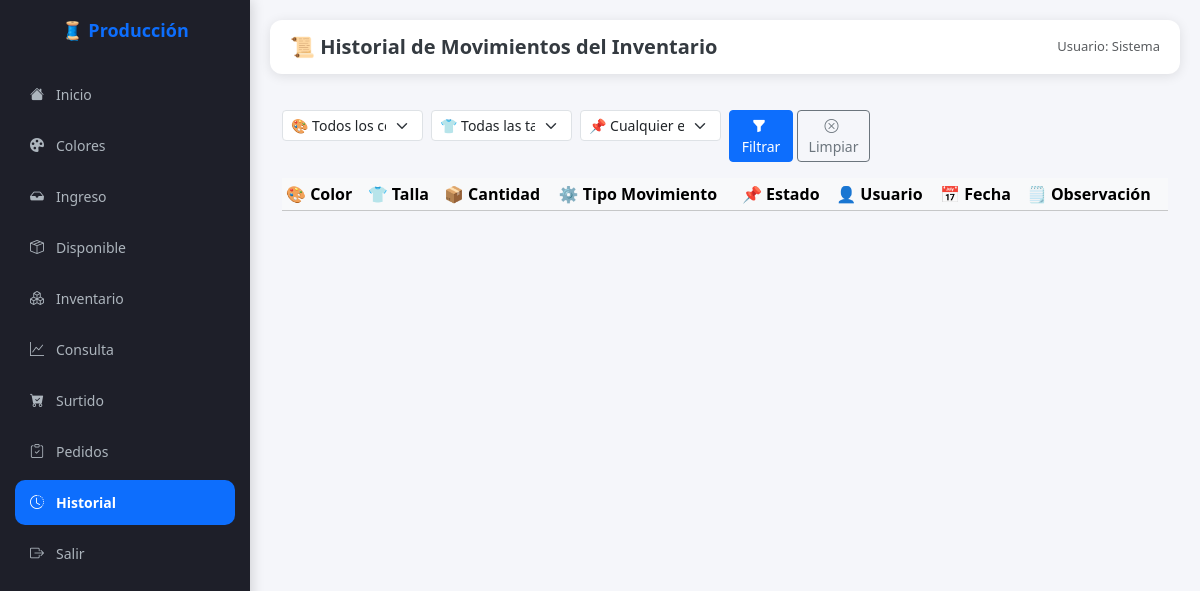
Page /ver_historial_inventario on the earlier database version.
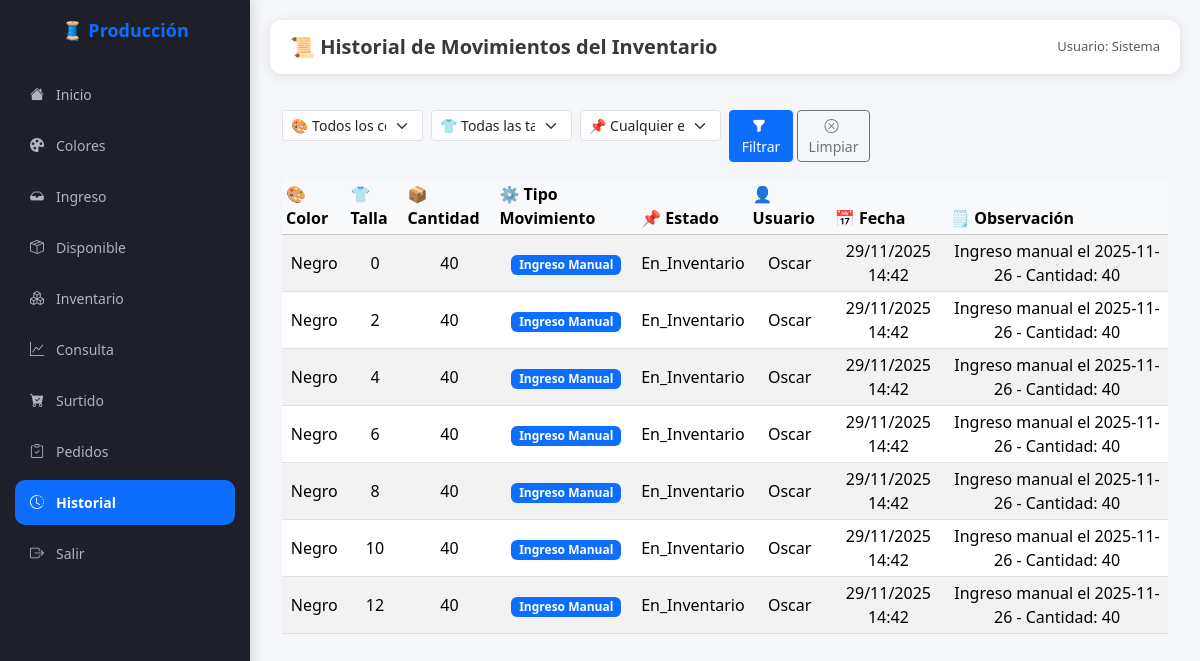
Same page on the later database version.
### modelos.py (models this page shows, shortened)
class HistorialInventario(db.Model):
    __tablename__ = "historial_inventario"
    id = db.Column(db.Integer, primary_key=True)
    inventario_id = db.Column(db.Integer, db.ForeignKey("inventario.id", ondelete="CASCADE"))
    tipo_movimiento = db.Column(
        db.Enum("Recepción Producción", "Ingreso Manual", "Devolución", "Ajuste Alta", "Ajuste Baja", "Salidas", "Preventa", "Ventas"),
        nullable=False
    )
    cantidad_historial = db.Column(db.Integer, nullable=False)
    status_id = db.Column(db.Integer, db.ForeignKey("status.id"), nullable=False)
    fecha_movimiento = db.Column(db.DateTime, default=fecha_local_tijuana, nullable=False)
    usuario = db.Column(db.String(50), default="sistema")
    observaciones = db.Column(db.Text, nullable=True)
    inventario = db.relationship("Inventario", back_populates="movimientos")
    status = db.relationship("Status")

class Color(db.Model):
    __tablename__ = "color"
    id = db.Column(db.Integer, primary_key=True)
    nombre = db.Column(db.String(50), unique=True, nullable=False)
    cortes = db.relationship("Corte", back_populates="color")  # 🔥 aquí
    inventarios = db.relationship("Inventario", back_populates="color")  # 🆕 aquí

class Talla(db.Model):
    __tablename__ = "talla"
    id = db.Column(db.Integer, primary_key=True)
    nombre = db.Column(db.String(10), unique=True, nullable=False)
    costo = db.Column(db.Float, nullable=False, default=0.0)
    producciones = db.relationship("Produccion", back_populates="talla")

class Status(db.Model):
    __tablename__ = "status"
    id = db.Column(db.Integer, primary_key=True)
    nombre = db.Column(db.String(20), unique=True, nullable=False)
    descripcion = db.Column(db.String(100), nullable=True)
    fase = db.Column(db.String(20), nullable=True)

### app.py (the view)
@app.route("/ver_historial_inventario")
def ver_historial_inventario():
    color_id = request.args.get("color_id", "")
    talla_id = request.args.get("talla_id", "")
    estado_id = request.args.get("estado", "")
    page = request.args.get("page", 1, type=int)
    per_page = 50  # 👉 Número de filas por página (ajústalo si quieres)
    colores = Color.query.all()
    tallas = Talla.query.all()
    estados = Status.query.filter(Status.fase == "Inventario").order_by(Status.id).all()
    movimientos = (
        db.session.query(HistorialInventario)
        .join(Inventario)
        .join(Status)
    )
    if color_id:
        movimientos = movimientos.filter(Inventario.color_id == int(color_id))
    if talla_id:
        movimientos = movimientos.filter(Inventario.talla_id == int(talla_id))
    if estado_id:
        movimientos = movimientos.filter(HistorialInventario.status_id == int(estado_id))
    movimientos = movimientos.order_by(
        HistorialInventario.fecha_movimiento.desc()
    ).paginate(page=page, per_page=per_page)
    return render_template(
        "ver_historial_inventario.html",
        movimientos=movimientos,
        colores=colores,
        tallas=tallas,
        estados=estados,
        color_seleccionado=color_id,
        talla_seleccionada=talla_id,
        estado_seleccionado=estado_id
    )

### templates/ver_historial_inventario.html (shortened to what this page needs)
{% extends "base.html" %}
{% block header %}📜 Historial de Movimientos del Inventario{% endblock %}
{% block content %}
<div class="container py-3">
    <form class="row g-2 mb-3" method="GET" action="{{ url_for('ver_historial_inventario') }}">
    <div class="col-6 col-md-2">
        <select name="color_id" class="form-select form-select-sm">
        <option value="">🎨 Todos los colores</option>
        </select>
    </div>
    <div class="col-6 col-md-2">
        <select name="talla_id" class="form-select form-select-sm">
        <option value="">👕 Todas las tallas</option>
        </select>
    </div>
    <div class="col-6 col-md-2">
        <select name="estado" class="form-select form-select-sm">
        <option value="">📌 Cualquier estado</option>
        </select>
    </div>
    <div class="col-6 col-md-2 d-flex gap-1">
        <button class="btn btn-primary btn-sm flex-fill" type="submit">
        <i class="bi bi-funnel-fill me-1"></i> Filtrar
        </button>
        <a href="{{ url_for('ver_historial_inventario') }}" class="btn btn-outline-secondary btn-sm flex-fill">
        <i class="bi bi-x-circle me-1"></i> Limpiar
        </a>
    </div>
    </form>
    {% if movimientos %}
    <div class="table-responsive">
      <table class="table table-striped table-sm align-middle">
        <thead class="table-light">
          <tr>
            <th>🎨 Color</th>
            <th>👕 Talla</th>
            <th>📦 Cantidad</th>
            <th>⚙️ Tipo Movimiento</th>
            <th>📌 Estado</th>
            <th>👤 Usuario</th>
            <th>📅 Fecha</th>
            <th>🗒️ Observación</th>
          </tr>
        </thead>
            <tbody class="text-center">
                {% for m in movimientos %}
                <tr>
                    <td>{{ m.inventario.color.nombre }}</td>
                    <td>{{ m.inventario.talla.nombre }}</td>
                    <td>{{ m.cantidad_historial }}</td>
                    <td>
                        {% if m.tipo_movimiento == "Recepción Producción" %}
                            <span class="badge bg-success">{{ m.tipo_movimiento }}</span>
                        {% elif m.tipo_movimiento == "Ingreso Manual" %}
                            <span class="badge bg-primary">{{ m.tipo_movimiento }}</span>
                         {% elif m.tipo_movimiento == "Devolución" %}
                            <span class="badge bg-info text-dark">{{ m.tipo_movimiento }}</span>
                        {% elif m.tipo_movimiento == "Ajuste Alta" %}
                            <span class="badge bg-warning text-dark">{{ m.tipo_movimiento }}</span>
                        {% elif m.tipo_movimiento == "Ajuste Baja" %}
                            <span class="badge bg-warning text-dark">{{ m.tipo_movimiento }}</span>
                        {% elif m.tipo_movimiento == "Salidas" %}
                            <span class="badge bg-warning text-dark">{{ m.tipo_movimiento }}</span>
                        {% elif m.tipo_movimiento == "Ventas" %}
                            <span class="badge bg-warning text-dark">{{ m.tipo_movimiento }}</span>
                        {% else %}
                            <span class="badge bg-danger">{{ m.tipo_movimiento }}</span>
                        {% endif %}
                    </td>
                    <td>{{ m.status.nombre }}</td>
                    <td>{{ m.usuario }}</td>
                    <td>{{ m.fecha_movimiento.strftime('%d/%m/%Y %H:%M') }}</td>
                    <td>{{ m.observaciones }}</td>
                </tr>
                {% endfor %}
            </tbody>
        </table>
    </div>
    {% else %}
        <div class="alert alert-info text-center mt-3">
            No se han registrado movimientos en el historial.
        </div>
    {% endif %}
    </div>
</div>
{% endblock %}

### templates/base.html (shortened to what this page needs)
<!DOCTYPE html>
<html lang="es">
<head>
    <link href="https://cdn.jsdelivr.net/npm/bootstrap@5.3.2/dist/css/bootstrap.min.css" rel="stylesheet">
    <link href="https://cdn.jsdelivr.net/npm/bootstrap-icons@1.11.1/font/bootstrap-icons.css" rel="stylesheet">
</head>
<body>
    <div class="sidebar">
        <h3>🧵 Producción</h3>
        <a href="{{ url_for('inicio') }}" title="Inicio">
            <i class="bi bi-house-fill"></i>
            <span>Inicio</span>
        </a>
        <a href="{{ url_for('gestionar_colores') }}" title="Colores">
            <i class="bi bi-palette-fill"></i>
            <span>Colores</span>
        </a>
        <a href="{{ url_for('ingreso_manual') }}" title="Ingreso Manual">
            <i class="bi bi-inbox-fill"></i>
            <span>Ingreso</span>
        </a>
        <a href="{{ url_for('inventario_disponible') }}" title="Inventario Disponible">
            <i class="bi bi-box-seam"></i>
            <span>Disponible</span>
        </a>
        <a href="{{ url_for('inventario_general') }}" title="Inventario General">
            <i class="bi bi-boxes"></i>
            <span>Inventario</span>
        </a>
        <a href="{{ url_for('inventario_dashboard') }}" title="Consulta de Inventario">
            <i class="bi bi-graph-up"></i>
            <span>Consulta</span>
        </a>
        <a href="{{ url_for('surtido') }}" title="Ventana de Surtido">
            <i class="bi bi-cart-check-fill"></i>
            <span>Surtido</span>
        </a>
        <a href="{{ url_for('ver_pedidos') }}" title="Ventana de Pedidos">
            <i class="bi bi-clipboard-check"></i>
            <span>Pedidos</span>
        </a>
        <a href="{{ url_for('ver_historial_inventario') }}" title="Historial de Movimientos">
            <i class="bi bi-clock-history"></i>
            <span>Historial</span>
        </a>
        <a href="{{ url_for('logout') }}" title="Salir">
            <i class="bi bi-box-arrow-right"></i>
            <span>Salir</span>
        </a>
    </div>
    <div class="content">
        <div class="topbar">
            <h5>{% block header %}Panel de Control{% endblock %}</h5>
            <span class="text-muted">Usuario: Sistema</span>
        </div>
        {% block content %}{% endblock %}
</body>
</html>

### templates/base.html (style rules this page uses)
* { margin: 0; padding: 0; box-sizing: border-box; }
html, body { height: 100%; width: 100%; }
body { font-family: 'Segoe UI', Tahoma, Geneva, Verdana, sans-serif; background: #f5f6fa; display: flex; flex-direction: column; padding-bottom: 80px; }
.sidebar { height: 100vh; background: #1e1f29; color: #fff; position: fixed; left: 0; top: 0; width: 250px; padding: 20px 15px; display: flex; flex-direction: column; box-shadow: 2px 0 12px rgba(0,0,0,0.15); z-index: 1030; overflow-y: auto; }
.sidebar h3 { font-weight: bold; margin-bottom: 30px; text-align: center; color: #0d6efd; font-size: 18px; }
.sidebar a { color: #adb5bd; text-decoration: none; display: flex; align-items: center; gap: 12px; padding: 12px 15px; border-radius: 10px; transition: all 0.3s ease; font-size: 14px; margin-bottom: 6px; white-space: nowrap; }
.sidebar a.active { background-color: #0d6efd; color: #fff; font-weight: 600; }
.content { margin-left: 250px; padding: 20px; flex: 1; overflow-y: auto; }
.topbar { background: #fff; border-radius: 12px; box-shadow: 0 2px 12px rgba(0,0,0,0.1); padding: 15px 20px; margin-bottom: 20px; display: flex; justify-content: space-between; align-items: center; flex-wrap: wrap; gap: 10px; }
.topbar h5 { font-weight: 600; color: #343a40; margin: 0; font-size: 20px; }
.topbar span { font-size: 13px; color: #6c757d; }

Differences in the rows shown:
added HistorialInventario: inventario.color.nombre "Negro", inventario.talla.nombre "0", cantidad_historial "40", tipo_movimiento "Ingreso Manual", status.nombre "En_Inventario", usuario "Oscar", fecha_movimiento "29/11/2025 14:42", observaciones "Ingreso manual el 2025-11-26 - Cantidad: 40"
added HistorialInventario: inventario.color.nombre "Negro", inventario.talla.nombre "2", cantidad_historial "40", tipo_movimiento "Ingreso Manual", status.nombre "En_Inventario", usuario "Oscar", fecha_movimiento "29/11/2025 14:42", observaciones "Ingreso manual el 2025-11-26 - Cantidad: 40"
added HistorialInventario: inventario.color.nombre "Negro", inventario.talla.nombre "4", cantidad_historial "40", tipo_movimiento "Ingreso Manual", status.nombre "En_Inventario", usuario "Oscar", fecha_movimiento "29/11/2025 14:42", observaciones "Ingreso manual el 2025-11-26 - Cantidad: 40"
added HistorialInventario: inventario.color.nombre "Negro", inventario.talla.nombre "6", cantidad_historial "40", tipo_movimiento "Ingreso Manual", status.nombre "En_Inventario", usuario "Oscar", fecha_movimiento "29/11/2025 14:42", observaciones "Ingreso manual el 2025-11-26 - Cantidad: 40"
added HistorialInventario: inventario.color.nombre "Negro", inventario.talla.nombre "8", cantidad_historial "40", tipo_movimiento "Ingreso Manual", status.nombre "En_Inventario", usuario "Oscar", fecha_movimiento "29/11/2025 14:42", observaciones "Ingreso manual el 2025-11-26 - Cantidad: 40"
added HistorialInventario: inventario.color.nombre "Negro", inventario.talla.nombre "10", cantidad_historial "40", tipo_movimiento "Ingreso Manual", status.nombre "En_Inventario", usuario "Oscar", fecha_movimiento "29/11/2025 14:42", observaciones "Ingreso manual el 2025-11-26 - Cantidad: 40"
added HistorialInventario: inventario.color.nombre "Negro", inventario.talla.nombre "12", cantidad_historial "40", tipo_movimiento "Ingreso Manual", status.nombre "En_Inventario", usuario "Oscar", fecha_movimiento "29/11/2025 14:42", observaciones "Ingreso manual el 2025-11-26 - Cantidad: 40"
